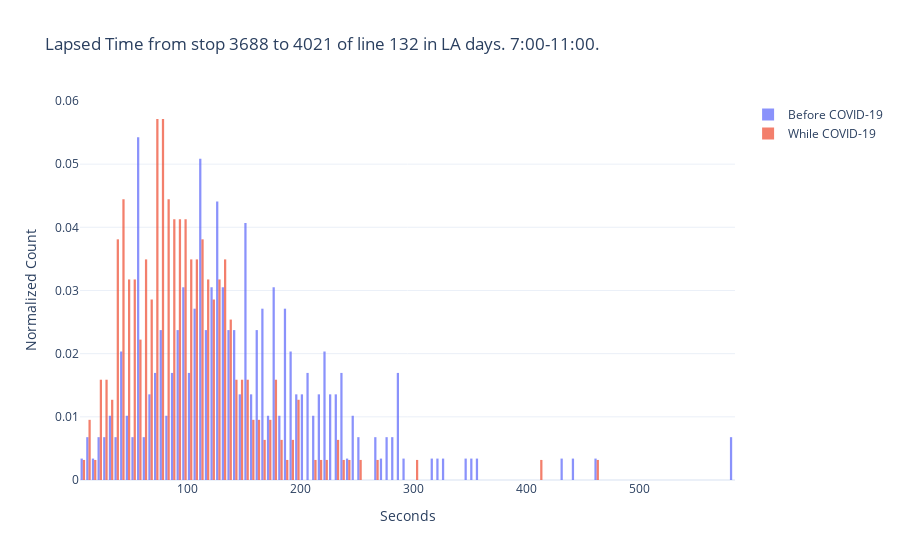

The cell this chart's notebook holds for it:
### Markdown cell above
## COMPARISON OF TIMES BETWEEN STOPS BEFORE AND AFTER CORONAVIRUS

### Code cell
#Comparison of data
fig = go.Figure()
fig.add_trace(go.Histogram(
    x=tbs.trip_time,name='Before COVID-19',
    histnorm='probability',
    xbins=dict(
        size=5
    )
))
fig.add_trace(go.Histogram(
    x=tbs_covid.trip_time,name='While COVID-19',
    histnorm='probability',
    xbins=dict(
        size=10
    )
))
# Overlay both histograms
fig.update_layout(
    title='Lapsed Time from stop {} to {} of line {} in {} days. {}:00-{}:00.'.format(stopA,stopB,line,day_type,st_hour,end_hour),
    xaxis_title='Seconds',
    yaxis_title='Normalized Count'
)
# Reduce opacity to see both histograms
fig.update_traces(opacity=0.75)
fig.show()

### Figure 1 — Plotly figure (JSON) as saved in the notebook; plotly's stock layout.template omitted (floating-point values rounded to 4 significant figures; data arrays with more than 128 entries replaced by an {"elided": "..."} marker saying what was removed)
{"data": [{"histnorm": "probability", "name": "Before COVID-19", "opacity": 0.75, "type": "histogram", "x": {"elided": "295 float values"}, "xbins": {"size": 5}}, {"histnorm": "probability", "name": "While COVID-19", "opacity": 0.75, "type": "histogram", "x": {"elided": "315 float values"}, "xbins": {"size": 10}}], "layout": {"title": {"text": "Lapsed Time from stop 3688 to 4021 of line 132 in LA days. 7:00-11:00."}, "xaxis": {"title": {"text": "Seconds"}}, "yaxis": {"title": {"text": "Normalized Count"}}}}
